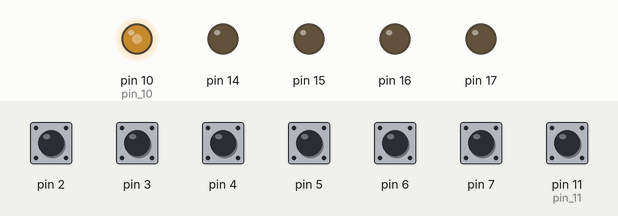
Simulated run of this sketch. Board: Arduino Uno, built with avr-gcc and run on an emulated ATmega328P. Shown: output pins drawn as LEDs (lit = HIGH). The test bench sets the inputs (shaded band); at power-on: pin 2–7, pin 11 (pin_11) HIGH.

Above: at 0.8 s.
0.9 s: pin 11 (pin_11) pulled LOW for 0.15 s
At 1.0 s:
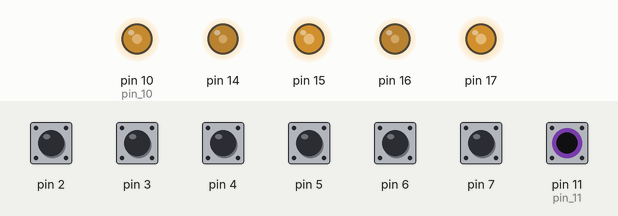
At 2.1 s:
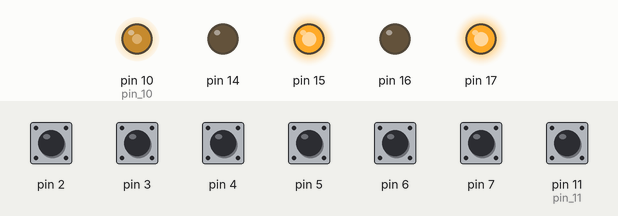
Timing chart, 0 to 3.9 s (numbered marks = the images above; inputs shaded):
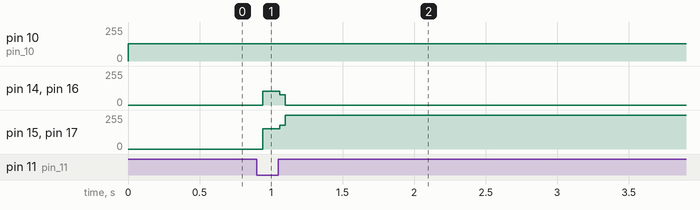

The sketch:

acoustic_levitator_old.ino
```cpp
#include <avr/sleep.h>
#include <avr/power.h>

#define N_PORTS 1
#define N_DIVS 24

#define WAIT_LOT(a) __asm__ __volatile__ ("nop"); __asm__ __volatile__ ("nop"); __asm__ __volatile__ ("nop");  __asm__ __volatile__ ("nop"); __asm__ __volatile__ ("nop");__asm__ __volatile__ ("nop"); __asm__ __volatile__ ("nop");__asm__ __volatile__ ("nop"); __asm__ __volatile__ ("nop");  __asm__ __volatile__ ("nop"); __asm__ __volatile__ ("nop");__asm__ __volatile__ ("nop");  __asm__ __volatile__ ("nop");  __asm__ __volatile__ ("nop")
#define WAIT_MID(a) __asm__ __volatile__ ("nop"); __asm__ __volatile__ ("nop"); __asm__ __volatile__ ("nop");  __asm__ __volatile__ ("nop"); __asm__ __volatile__ ("nop");__asm__ __volatile__ ("nop"); __asm__ __volatile__ ("nop");__asm__ __volatile__ ("nop"); __asm__ __volatile__ ("nop"); __asm__ __volatile__ ("nop"); __asm__ __volatile__ ("nop"); __asm__ __volatile__ ("nop"); __asm__ __volatile__ ("nop")
#define WAIT_LIT(a) __asm__ __volatile__ ("nop"); __asm__ __volatile__ ("nop"); __asm__ __volatile__ ("nop");  __asm__ __volatile__ ("nop"); __asm__ __volatile__ ("nop");  __asm__ __volatile__ ("nop");  __asm__ __volatile__ ("nop");  __asm__ __volatile__ ("nop");  __asm__ __volatile__ ("nop")


#define OUTPUT_WAVE(pointer, d)  PORTC = pointer[d*N_PORTS + 0]

#define N_BUTTONS 6
//half a second
#define STEP_SIZE 3
#define BUTTON_SENS 2500
#define N_FRAMES 24

String incoming = "";
char inChar;
bool input_available = false;
static byte frame = 0;
static byte animation[N_FRAMES][N_DIVS] =
{{0x5,0x5,0x5,0x5,0x5,0x5,0x5,0x5,0x5,0x5,0x5,0x5,0xa,0xa,0xa,0xa,0xa,0xa,0xa,0xa,0xa,0xa,0xa,0xa},
{0x9,0x5,0x5,0x5,0x5,0x5,0x5,0x5,0x5,0x5,0x5,0x5,0x6,0xa,0xa,0xa,0xa,0xa,0xa,0xa,0xa,0xa,0xa,0xa},
{0x9,0x9,0x5,0x5,0x5,0x5,0x5,0x5,0x5,0x5,0x5,0x5,0x6,0x6,0xa,0xa,0xa,0xa,0xa,0xa,0xa,0xa,0xa,0xa},
{0x9,0x9,0x9,0x5,0x5,0x5,0x5,0x5,0x5,0x5,0x5,0x5,0x6,0x6,0x6,0xa,0xa,0xa,0xa,0xa,0xa,0xa,0xa,0xa},
{0x9,0x9,0x9,0x9,0x5,0x5,0x5,0x5,0x5,0x5,0x5,0x5,0x6,0x6,0x6,0x6,0xa,0xa,0xa,0xa,0xa,0xa,0xa,0xa},
{0x9,0x9,0x9,0x9,0x9,0x5,0x5,0x5,0x5,0x5,0x5,0x5,0x6,0x6,0x6,0x6,0x6,0xa,0xa,0xa,0xa,0xa,0xa,0xa},
{0x9,0x9,0x9,0x9,0x9,0x9,0x5,0x5,0x5,0x5,0x5,0x5,0x6,0x6,0x6,0x6,0x6,0x6,0xa,0xa,0xa,0xa,0xa,0xa},
{0x9,0x9,0x9,0x9,0x9,0x9,0x9,0x5,0x5,0x5,0x5,0x5,0x6,0x6,0x6,0x6,0x6,0x6,0x6,0xa,0xa,0xa,0xa,0xa},
{0x9,0x9,0x9,0x9,0x9,0x9,0x9,0x9,0x5,0x5,0x5,0x5,0x6,0x6,0x6,0x6,0x6,0x6,0x6,0x6,0xa,0xa,0xa,0xa},
{0x9,0x9,0x9,0x9,0x9,0x9,0x9,0x9,0x9,0x5,0x5,0x5,0x6,0x6,0x6,0x6,0x6,0x6,0x6,0x6,0x6,0xa,0xa,0xa},
{0x9,0x9,0x9,0x9,0x9,0x9,0x9,0x9,0x9,0x9,0x5,0x5,0x6,0x6,0x6,0x6,0x6,0x6,0x6,0x6,0x6,0x6,0xa,0xa},
{0x9,0x9,0x9,0x9,0x9,0x9,0x9,0x9,0x9,0x9,0x9,0x5,0x6,0x6,0x6,0x6,0x6,0x6,0x6,0x6,0x6,0x6,0x6,0xa},
{0x9,0x9,0x9,0x9,0x9,0x9,0x9,0x9,0x9,0x9,0x9,0x9,0x6,0x6,0x6,0x6,0x6,0x6,0x6,0x6,0x6,0x6,0x6,0x6},
{0x5,0x9,0x9,0x9,0x9,0x9,0x9,0x9,0x9,0x9,0x9,0x9,0xa,0x6,0x6,0x6,0x6,0x6,0x6,0x6,0x6,0x6,0x6,0x6},
{0x5,0x5,0x9,0x9,0x9,0x9,0x9,0x9,0x9,0x9,0x9,0x9,0xa,0xa,0x6,0x6,0x6,0x6,0x6,0x6,0x6,0x6,0x6,0x6},
{0x5,0x5,0x5,0x9,0x9,0x9,0x9,0x9,0x9,0x9,0x9,0x9,0xa,0xa,0xa,0x6,0x6,0x6,0x6,0x6,0x6,0x6,0x6,0x6},
{0x5,0x5,0x5,0x5,0x9,0x9,0x9,0x9,0x9,0x9,0x9,0x9,0xa,0xa,0xa,0xa,0x6,0x6,0x6,0x6,0x6,0x6,0x6,0x6},
{0x5,0x5,0x5,0x5,0x5,0x9,0x9,0x9,0x9,0x9,0x9,0x9,0xa,0xa,0xa,0xa,0xa,0x6,0x6,0x6,0x6,0x6,0x6,0x6},
{0x5,0x5,0x5,0x5,0x5,0x5,0x9,0x9,0x9,0x9,0x9,0x9,0xa,0xa,0xa,0xa,0xa,0xa,0x6,0x6,0x6,0x6,0x6,0x6},
{0x5,0x5,0x5,0x5,0x5,0x5,0x5,0x9,0x9,0x9,0x9,0x9,0xa,0xa,0xa,0xa,0xa,0xa,0xa,0x6,0x6,0x6,0x6,0x6},
{0x5,0x5,0x5,0x5,0x5,0x5,0x5,0x5,0x9,0x9,0x9,0x9,0xa,0xa,0xa,0xa,0xa,0xa,0xa,0xa,0x6,0x6,0x6,0x6},
{0x5,0x5,0x5,0x5,0x5,0x5,0x5,0x5,0x5,0x9,0x9,0x9,0xa,0xa,0xa,0xa,0xa,0xa,0xa,0xa,0xa,0x6,0x6,0x6},
{0x5,0x5,0x5,0x5,0x5,0x5,0x5,0x5,0x5,0x5,0x9,0x9,0xa,0xa,0xa,0xa,0xa,0xa,0xa,0xa,0xa,0xa,0x6,0x6},
{0x5,0x5,0x5,0x5,0x5,0x5,0x5,0x5,0x5,0x5,0x5,0x9,0xa,0xa,0xa,0xa,0xa,0xa,0xa,0xa,0xa,0xa,0xa,0x6}};


bool anyButtonPressed;
 bool buttonPressed[N_BUTTONS];
 short buttonCounter = 0;
  byte* emittingPointer = &animation[frame][0];
 byte buttonsPort = 0;

void setup()
{

/*
 for (int i = 0; i < (N_PORTS*N_DIVS); ++i){
    animation[frame][i] =  0;
  }

  for (int i = 0; i < (N_PORTS*N_DIVS/2); ++i){
     animation[frame][i] = 0b11111111;
  }

  for(int i = 0; i < N_DIVS; ++i){
    if (i % 2 == 0){
      animation[frame][i * N_PORTS] |= 0b00000001;
    }else{
      animation[frame][i * N_PORTS] &= 0b11111110;
    }
  }
*/
   DDRC = 0b00001111; //A0 to A3 are the signal outputs
   PORTC = 0b00000000;

   pinMode(10, OUTPUT); //pin 10 (B2) will generate a 40kHz signal to sync
   pinMode(11, INPUT_PULLUP); //pin 11 (B3) is the sync in
   //please connect pin 10 to pin 11

   for (int i = 2; i < 8; ++i){ //pin 2 to 7 (D2 to D7) are inputs for the buttons
    pinMode(i, INPUT_PULLUP);
   }

  // generate a sync signal of 40khz in pin 10
  noInterrupts();           // disable all interrupts
  TCCR1A = bit (WGM10) | bit (WGM11) | bit (COM1B1); // fast PWM, clear OC1B on compare
  TCCR1B = bit (WGM12) | bit (WGM13) | bit (CS10);   // fast PWM, no prescaler
  OCR1A =  (F_CPU / 40000L) - 1;
  OCR1B = (F_CPU / 40000L) / 2;
  interrupts();             // enable all interrupts

  // disable everything that we do not need
  ADCSRA = 0;  // ADC
  power_adc_disable ();
  power_spi_disable();
  power_twi_disable();
  power_timer0_disable();
  //power_usart0_disable();
  Serial.begin(115200);
  incoming.reserve(10);

 byte* emittingPointer = &animation[frame][0];
 byte buttonsPort = 0;


  LOOP:
    while(PINB & 0b00001000); //wait for pin 11 (B3) to go low

    OUTPUT_WAVE(emittingPointer, 0); buttonsPort = PIND; WAIT_LIT();
    OUTPUT_WAVE(emittingPointer, 1); anyButtonPressed = (buttonsPort & 0b11111100) != 0b11111100; WAIT_MID();
    OUTPUT_WAVE(emittingPointer, 2); buttonPressed[0] = buttonsPort & 0b00000100; WAIT_MID();
    OUTPUT_WAVE(emittingPointer, 3); buttonPressed[1] = buttonsPort & 0b00001000; WAIT_MID();
    OUTPUT_WAVE(emittingPointer, 4); buttonPressed[2] = buttonsPort & 0b00010000; WAIT_MID();
    OUTPUT_WAVE(emittingPointer, 5); buttonPressed[3] = buttonsPort & 0b00100000; WAIT_MID();
    OUTPUT_WAVE(emittingPointer, 6); buttonPressed[4] = buttonsPort & 0b01000000; WAIT_MID();
    OUTPUT_WAVE(emittingPointer, 7); buttonPressed[5] = buttonsPort & 0b10000000; WAIT_MID();
    OUTPUT_WAVE(emittingPointer, 8); WAIT_LOT();
    OUTPUT_WAVE(emittingPointer, 9); WAIT_LOT();
    OUTPUT_WAVE(emittingPointer, 10); WAIT_LOT();
    OUTPUT_WAVE(emittingPointer, 11); WAIT_LOT();
    OUTPUT_WAVE(emittingPointer, 12); WAIT_LOT();
    OUTPUT_WAVE(emittingPointer, 13); WAIT_LOT();
    OUTPUT_WAVE(emittingPointer, 14); WAIT_LOT();
    OUTPUT_WAVE(emittingPointer, 15); WAIT_LOT();
    OUTPUT_WAVE(emittingPointer, 16); WAIT_LOT();
    OUTPUT_WAVE(emittingPointer, 17); WAIT_LOT();
    OUTPUT_WAVE(emittingPointer, 18); WAIT_LOT();
    OUTPUT_WAVE(emittingPointer, 19); WAIT_LOT();
    OUTPUT_WAVE(emittingPointer, 20); WAIT_LOT();
    OUTPUT_WAVE(emittingPointer, 21); WAIT_LOT();
    OUTPUT_WAVE(emittingPointer, 22); WAIT_LOT();
    OUTPUT_WAVE(emittingPointer, 23);

//
////    if( anyButtonPressed ){
////       ++buttonCounter;
////       if (buttonCounter > BUTTON_SENS){
////        buttonCounter = 0;
////
////        if (! buttonPressed[0] ) {
////          if( frame < STEP_SIZE ) {
////            frame = N_FRAMES-1;
////         }else{
////            frame-=STEP_SIZE;
////         }
////        }
////        else if (! buttonPressed[1] ) {
////          if ( frame >= N_FRAMES-STEP_SIZE ) {
////            frame = 0;
////          }else {
////            frame+=STEP_SIZE;
////          }
////       }else if (! buttonPressed[2] ) {
////          frame = 0;
////       }
////        emittingPointer = & animation[frame][0];
////       }
////    }else {
////      buttonCounter = 0;
////    }

  if(Serial.available()>0){
//    Serial.println(incoming);
    inChar = (char) Serial.read();
    incoming += inChar;
    if(incoming == "+"){
      if ( frame >= N_FRAMES-STEP_SIZE ) {
            frame = 0;
          }
      else {
            frame+=STEP_SIZE;
          }
    }
    else if(incoming == "-"){
      if( frame < STEP_SIZE ) {
            frame = N_FRAMES-1;
         }
      else{
            frame-=STEP_SIZE;
         }
    }
    else if(incoming == "r"){
      frame == 0;
    }

    emittingPointer = & animation[frame][0];
    Serial.println(incoming);
//    input_available = false;
    incoming = "";
  }

  goto LOOP;

}

void loop(){
  }

//void serialEvent(){
//  while(Serial.available()){
//    char inChar = (char)Serial.read();
////    Serial.println(inChar);
//    if(inChar == '#'){ input_available = true;}
//    else{incoming += inChar;}
//    }
//
//}
```

Measured:
- after the input at 0.9 s, pin 14, pin 16: 0/255 → 102/255 at once, → 0/255 0.12 s later; pin 15, pin 17: 0/255 → 153/255 at once, → 255/255 0.12 s later
